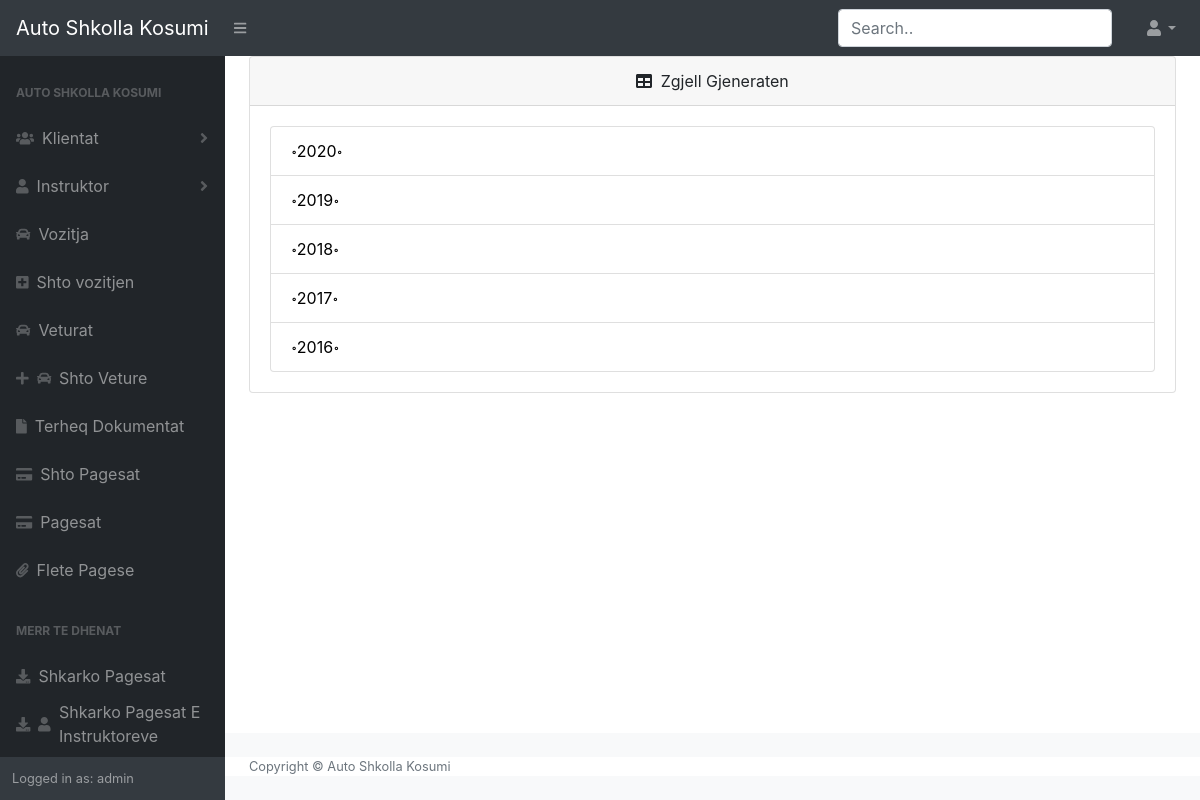
The page /Klientat/ (signed in) on the database its author committed.
### Kosumi/models.py (models this page shows, shortened)
class kandidatet(models.Model):
    kandatet = models.IntegerField(default=datetime.now().year)

### Kosumi/views.py (the view)
# urls.py: path('Klientat/', homeViews.cli, name="cli"),
@login_required
def cli(request):
    kli = kandidatet.objects.all().order_by('-kandatet')
    return render(request, 'home/klientat.html', {'kli': kli})

### Kosumi/templates/home/klientat.html (shortened to what this page needs)
{%extends "home/Base.html"%}
{% load static %}
{% block content %}
<body class="sb-nav-fixed">
    <div class="card mb-4">
        <div class="card-header">
            <center><i class="fas fa-table mr-1"></i>
            Zgjell Gjeneraten</center>
        </div>
        <div class="card-body">
            <ul class="list-group">
                {% for j in kli%}
                <li class="list-group-item list-group-item-action"><a href="{% url 'gjen' j.pk%}">॰{{j.kandatet}}॰</a></li>
                {% endfor %}
            </ul>
        </div>
    </div>
</body>
{% endblock content %}

### Kosumi/templates/home/Base.html (shortened to what this page needs)
{% load static %}
<!DOCTYPE html>
<html lang="en">
<head>
    <link rel="stylesheet" type="text/css" href="{% static 'css/stylesAd.css' %}">
    <link href="https://cdn.datatables.net/1.10.20/css/dataTables.bootstrap4.min.css" rel="stylesheet"
 />
</head>
<body class="sb-nav-fixed">
    <nav class="sb-topnav navbar navbar-expand navbar-dark bg-dark">
        <a class="navbar-brand" href="{% url 'home'%}">Auto Shkolla Kosumi</a>
        <button class="btn btn-link btn-sm order-1 order-lg-0" id="sidebarToggle" href="#"><i
                class="fas fa-bars"></i></button>
        <form class="d-none d-md-inline-block form-inline ml-auto mr-0 mr-md-3 my-2 my-md-0" method="GET"
            action="{% url 'klienti_Search' %}">
            <div class="input-group">
                <input class="form-control mr-sm-2" type="text" name="q" placeholder="Search.." aria-label="Search"
                    aria-describedby="basic-addon2" autocomplete="off">
            </div>
        </form>
        <ul class="navbar-nav ml-auto ml-md-0">
            <li class="nav-item dropdown">
                <a class="nav-link dropdown-toggle" id="userDropdown" href="#" role="button" data-toggle="dropdown"
                    aria-haspopup="true" aria-expanded="false"><i class="fas fa-user fa-fw"></i></a>
            </li>
        </ul>
    </nav>
    <div id="layoutSidenav">
        <div id="layoutSidenav_nav">
            <nav class="sb-sidenav accordion sb-sidenav-dark" id="sidenavAccordion">
                <div class="sb-sidenav-menu">
                    <div class="nav">
                        <div class="sb-sidenav-menu-heading">Auto Shkolla Kosumi</div>
                        <a class="nav-link collapsed" href="#" data-toggle="collapse" data-target="#collapseLayouts"
                            aria-expanded="false" aria-controls="collapseLayouts">
                            <div class="sb-nav-link-icon"><i class="fas fa-users"></i></div>
                            Klientat
                            <div class="sb-sidenav-collapse-arrow"><i class="fas fa-angle-down"></i></div>
                        </a>
                        <a class="nav-link collapsed" href="#" data-toggle="collapse" data-target="#collapsePages"
                            aria-expanded="false" aria-controls="collapsePages">
                            <div class="sb-nav-link-icon"><i class="fas fa-user"></i></div>
                            Instruktor
                            <div class="sb-sidenav-collapse-arrow"><i class="fas fa-angle-down"></i></div>
                        </a>
                        <a class="nav-link" href="{% url 'voz'%}">
                            <div class="sb-nav-link-icon"><i class="fas fa-car"></i></div>
                            Vozitja
                        </a>
                        <a class="nav-link" href="{% url 'regjistro-voz'%}">
                            <div class="sb-nav-link-icon"><i class="fas fa-plus-square"></i></div>
                            Shto vozitjen
                        </a>
                        <a class="nav-link" href="{% url 'vet'%}">
                            <div class="sb-nav-link-icon"><i class="fas fa-car"></i></div>
                            Veturat
                        </a>
                        <a class="nav-link" href="{% url 'regjistro-vet'%}">
                            <div class="sb-nav-link-icon"><i class="fas fa-plus"></i></div><div class="sb-nav-link-icon"><i class="fas fa-car"></i></div>
                            Shto Veture
                        </a>
                        <a class="nav-link" href="{% url 'asd'%}">
                            <div class="sb-nav-link-icon"><i class="fas fa-file"></i></div>
                            Terheq Dokumentat
                        </a>
                        <a class="nav-link" href="{% url 'shtopagesat'%}">
                            <div class="sb-nav-link-icon"><i class="fas fa-credit-card"></i></div>
                            Shto Pagesat
                        </a>
                        <a class="nav-link" href="{% url 'pags'%}">
                            <div class="sb-nav-link-icon"><i class="fas fa-credit-card"></i></div>
                            Pagesat
                        </a>
                        <a class="nav-link" href="{% url 'krijoPagese'%}">
                            <div class="sb-nav-link-icon"><i class="fas fa-paperclip"></i></div>
                            Flete Pagese
                        </a>
                        <div class="sb-sidenav-menu-heading">Merr Te Dhenat</div>
                        <a class="nav-link" href="{% url 'pag'%}" style="padding-bottom: 0;">
                            <div class="sb-nav-link-icon"><i class="fas fa-download"></i></div>
                            Shkarko Pagesat
                        </a>
                        <a class="nav-link" href="{% url 'inst'%}">
                            <div class="sb-nav-link-icon"><i class="fas fa-download"></i></div><div class="sb-nav-link-icon"><i class="fas fa-user"></i></div>
                            Shkarko Pagesat E Instruktoreve
                        </a>
                    </div>
                </div>
                <div class="sb-sidenav-footer">
                    <div class="small">Logged in as: {{user.username}} </div>
                </div>
            </nav>
        </div>
        <div id="layoutSidenav_content" style="background-color: #fff;">
            <main>
                <div class="container-fluid" style="background-color: #fff;">
                    {% block content %}
                    {% endblock %}
                </div>
            </main>
            <footer class="py-4 bg-light mt-auto" style="background-color: #fff;">
                <div class="container-fluid">
                    <div class="d-flex align-items-center justify-content-between small">
                        <div class="text-muted">Copyright &copy; Auto Shkolla Kosumi </div>
                    </div>
                </div>
            </footer>
        </div>
    </div>
</body>
</html>

### Kosumi/templates/home/Base.html (style rules this page uses)
button { margin-top: 2%; }
input { autocomplete="off"; }

### Kosumi/templates/home/klientat.html (style rules this page uses)
a { color: black; }

### rows shown on the page
kandidatet: kandatet "2020"
kandidatet: kandatet "2019"
kandidatet: kandatet "2018"
kandidatet: kandatet "2017"
kandidatet: kandatet "2016"

### other values the page prints
{{ user.username }} "admin"
